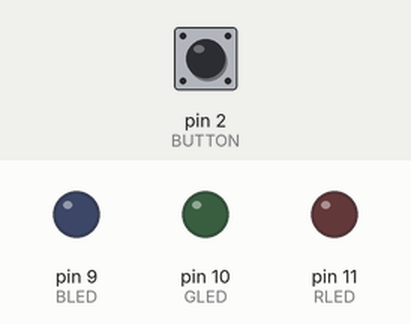
Simulated run of this sketch. Board: Arduino Uno, built with avr-gcc and run on an emulated ATmega328P. Parts: output pins drawn as LEDs (lit = HIGH). The test bench sets the inputs (shaded band); at power-on: pin 2 (BUTTON) LOW. Random numbers use the default seed unless the sketch sets one.

Above: at 1.2 s.
1.3 s: pin 2 (BUTTON) pulled HIGH for 0.15 s
At 2.5 s:
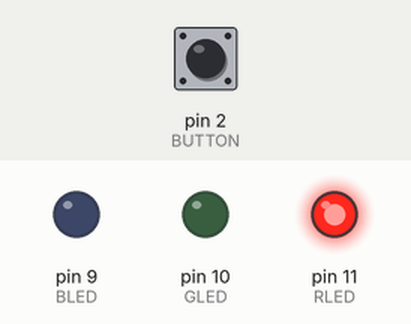
2.9 s: pin 2 (BUTTON) pulled HIGH for 1 s
At 3.7 s:
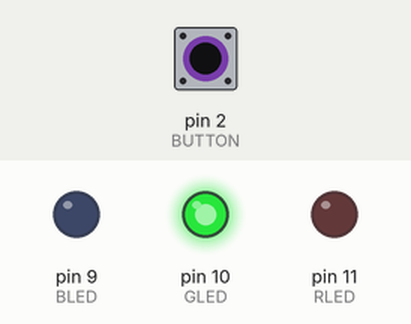
5.4 s: pin 2 (BUTTON) pulled HIGH for 0.15 s
At 6.6 s:
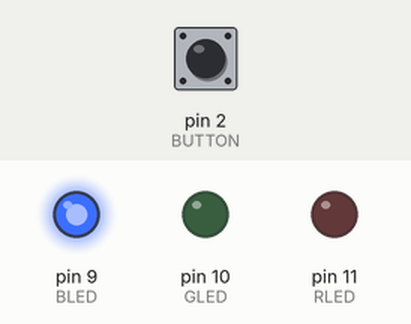
7.0 s: pin 2 (BUTTON) pulled HIGH for 3.2 s
At 8.0 s:
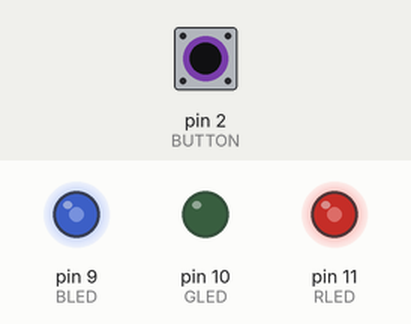
11.7 s: pin 2 (BUTTON) pulled HIGH for 0.15 s
At 12.8 s:
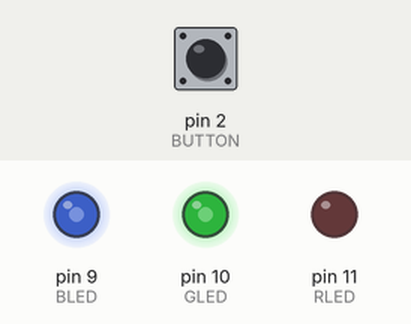
13.3 s: pin 2 (BUTTON) pulled HIGH for 1 s
At 14.0 s:
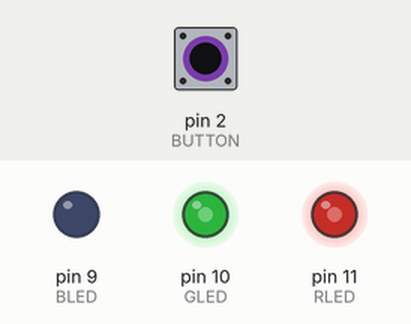
Timing chart, 0 to 16.3 s (numbered marks = the images above; inputs shaded):
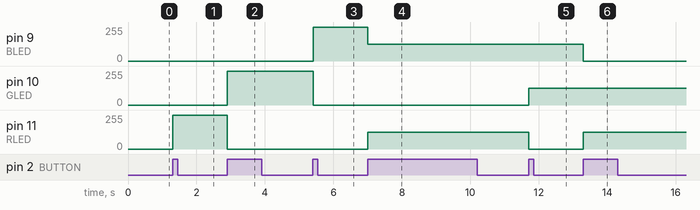

Measured:
- after the input at 1.3 s, pin 11 (RLED): 0/255 → 255/255 at once
- after the input at 2.9 s, pin 10 (GLED): 0/255 → 255/255 at once; pin 11 (RLED): 255/255 → 0/255 at once
- after the input at 5.4 s, pin 9 (BLED): 0/255 → 255/255 at once; pin 10 (GLED): 255/255 → 0/255 at once
- after the input at 7.0 s, pin 9 (BLED): 255/255 → 127/255 at once; pin 11 (RLED): 0/255 → 127/255 at once
- after the input at 11.7 s, pin 10 (GLED): 0/255 → 127/255 at once; pin 11 (RLED): 127/255 → 0/255 at once
- after the input at 13.3 s, pin 9 (BLED): 127/255 → 0/255 at once; pin 11 (RLED): 0/255 → 127/255 at once

The sketch:

rgb_nightlight.ino
```cpp
const int BLED=9;
const int GLED=10;
const int RLED=11;
const int BUTTON=2;    // The Button is connected to pin 2

boolean lastButton = LOW;    // Last Button State
boolean currentButton = LOW; // Current Button State
int ledMode = 0;             // Cycle between LED states
int ran1 = random(0, 255);
int ran2 = random(0, 255);
int ran3 = random(0, 255);

void setup()
{
  pinMode (BLED, OUTPUT);   // Set Blue LED as Output
  pinMode (GLED, OUTPUT);   // Set Green LED as Output
  pinMode (RLED, OUTPUT);   // Set Red LED as Output
  pinMode (BUTTON, INPUT);  // Set button as input (not required)
}

/*
* Debouncing Function
* Pass it the previous button state,
* and get back the current debounced button state.
*/
boolean debounce(boolean last)
{
  boolean current = digitalRead(BUTTON);       // Read the button state
  if (last != current)                         // If it's different...
  {
    delay(5);                                  // Wait 5ms
    current = digitalRead(BUTTON);             // Read it again
  }
  return current;                              // Return the current value
}

/*
* LED Mode Selection
* Pass a number for the LED state and set it accordingly
* Note, since the RGB LED is COMMON ANODE, you must set the
* cathode pin for each color LOW for that color to turn ON.
*/
void setMode(int mode)
{
  //RED
  if (mode == 1)
  {
    digitalWrite(RLED, HIGH);
    digitalWrite(GLED, LOW);
    digitalWrite(BLED, LOW);
  }
  //GREEN
  else if (mode == 2)
  {
    digitalWrite(RLED, LOW);
    digitalWrite(GLED, HIGH);
    digitalWrite(BLED, LOW);
  }
  //BLUE
  else if (mode == 3)
  {
    digitalWrite(RLED, LOW);
    digitalWrite(GLED, LOW);
    digitalWrite(BLED, HIGH);
  }
  //PURPLE (RED+BLUE)
  else if (mode == 4)
  {
    analogWrite(RLED, 127);
    analogWrite(GLED, 0);
    analogWrite(BLED, 127);
  }
  //TEAL (BLUE+GREEN)
  else if (mode == 5)
  {
    analogWrite(RLED, 0);
    analogWrite(GLED, 127);
    analogWrite(BLED, 127);
  }
  //ORANGE (GREEN+RED)
  else if (mode == 6)
  {
    analogWrite(RLED, 127);
    analogWrite(GLED, 127);
    analogWrite(BLED, 0);
  }
  //WHITE (GREEN+RED+BLUE)
  else if (mode == 7)
  {
    analogWrite(RLED, 170);
    analogWrite(GLED, 170);
    analogWrite(BLED, 170);
  }
  //random
  else if (mode == 8)
  {
    analogWrite(RLED, ran1);
    analogWrite(GLED, ran2);
    analogWrite(BLED, ran3);
  }
  //OFF (mode = 0)
  else
  {
    digitalWrite(RLED, LOW);
    digitalWrite(GLED, LOW);
    digitalWrite(BLED, LOW);
  }
}


void loop()
{

  currentButton = debounce(lastButton);           // Read debounced state
  if (lastButton == LOW && currentButton == HIGH) // If it was pressed...
  {
    ledMode++;                                    // Increment the LED value
  }
  lastButton = currentButton;                     // Reset button value
  // If you’ve cycled through the different options,
  // reset the counter to 0
  if (ledMode == 9)
  {

    ran1 = random(255);
    ran2 = random(255);
    ran2 = random(255);
    ledMode = 0;
  }


  setMode(ledMode); // Change the LED state
}
```
